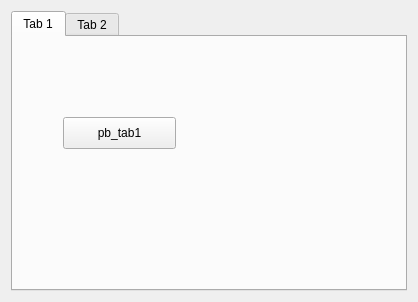
<?xml version="1.0" encoding="UTF-8"?>
<ui version="4.0">
 <class>AICCFloatToolbar</class>
 <widget class="QWidget" name="AICCFloatToolbar">
  <property name="geometry">
   <rect>
    <x>0</x>
    <y>0</y>
    <width>418</width>
    <height>302</height>
   </rect>
  </property>
  <property name="windowTitle">
   <string>Form</string>
  </property>
  <layout class="QHBoxLayout" name="horizontalLayout">
   <item>
    <widget class="QTabWidget" name="tabWidget">
     <property name="tabPosition">
      <enum>QTabWidget::North</enum>
     </property>
     <property name="currentIndex">
      <number>0</number>
     </property>
     <property name="elideMode">
      <enum>Qt::ElideLeft</enum>
     </property>
     <property name="tabsClosable">
      <bool>false</bool>
     </property>
     <widget class="QWidget" name="tab">
      <attribute name="title">
       <string>Tab 1</string>
      </attribute>
      <widget class="QPushButton" name="pushButton">
       <property name="geometry">
        <rect>
         <x>50</x>
         <y>80</y>
         <width>113</width>
         <height>32</height>
        </rect>
       </property>
       <property name="text">
        <string>pb_tab1</string>
       </property>
      </widget>
     </widget>
     <widget class="QWidget" name="tab_2">
      <attribute name="title">
       <string>Tab 2</string>
      </attribute>
      <widget class="QPushButton" name="pushButton_2">
       <property name="geometry">
        <rect>
         <x>70</x>
         <y>70</y>
         <width>113</width>
         <height>32</height>
        </rect>
       </property>
       <property name="text">
        <string>pb_tab2</string>
       </property>
      </widget>
     </widget>
    </widget>
   </item>
  </layout>
 </widget>
 <resources/>
 <connections/>
</ui>
